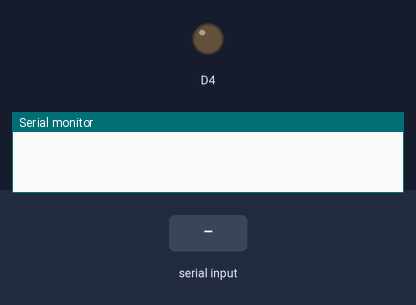
The sketch below on a simulated ESP8266 (NodeMCU). Parts: output pins drawn as LEDs (lit = HIGH), the last lines printed to the serial monitor. The inputs (shaded band) are chosen by the test bench.

Above: at 1.2 s.
1.3 s: "0" received over Serial
At 1.9 s:
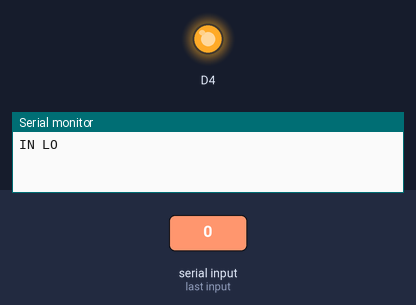
2.8 s: "1" received over Serial
At 4.2 s:
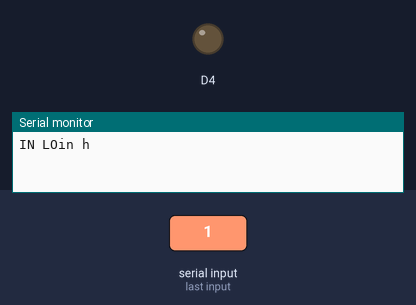
Timing chart, 0 to 5.8 s (numbered marks = the images above; inputs shaded):
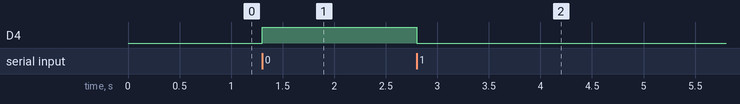

The sketch:

relaytest.ino
```cpp
void setup() {
  // put your setup code here, to run once:
pinMode(D4,OUTPUT);
Serial.begin(9600);
}

void loop() {
  // put your main code here, to run repeatedly:
while(Serial.available())
{
  char c= Serial.read();
  if(c=='0')
  {
    Serial.print("IN LO");
  digitalWrite(D4,HIGH);

  }

  else if(c == '1')
  {Serial.print("in h");
  digitalWrite(D4,LOW);
  }
}
}
```

Measured:
- after the input at 1.3 s, D4: LOW → HIGH at once
- after the input at 2.8 s, D4: HIGH → LOW at once
